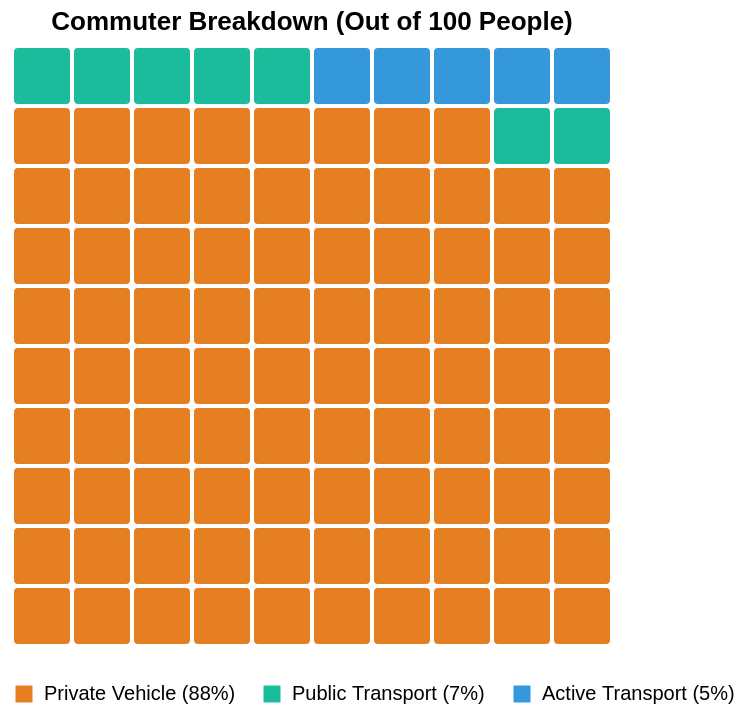

Vega-Lite specification for this chart:
### Vega-Lite specification from a JSON file in a GitHub repository (floating-point values rounded to 4 significant figures)
{"$schema": "https://vega.github.io/schema/vega-lite/v5.json", "title": "Commuter Breakdown (Out of 100 People)", "width": 300, "height": 300, "data": {"sequence": {"start": 0, "stop": 100, "as": "index"}}, "transform": [{"calculate": "datum.index < 88 ? 'Private Vehicle (88%)' : datum.index < 95 ? 'Public Transport (7%)' : 'Active Transport (5%)'", "as": "Transport Mode"}, {"calculate": "floor(datum.index / 10)", "as": "row"}, {"calculate": "datum.index % 10", "as": "col"}], "mark": {"type": "rect", "stroke": "white", "strokeWidth": 2, "cornerRadius": 3}, "encoding": {"x": {"field": "col", "type": "ordinal", "axis": null}, "y": {"field": "row", "type": "ordinal", "axis": null, "sort": "descending"}, "color": {"field": "Transport Mode", "type": "nominal", "scale": {"domain": ["Private Vehicle (88%)", "Public Transport (7%)", "Active Transport (5%)"], "range": ["#e67e22", "#1abc9c", "#3498db"]}, "legend": {"orient": "bottom", "title": null}}, "tooltip": [{"field": "Transport Mode", "type": "nominal", "title": "Category"}]}, "config": {"view": {"stroke": "transparent"}}}
